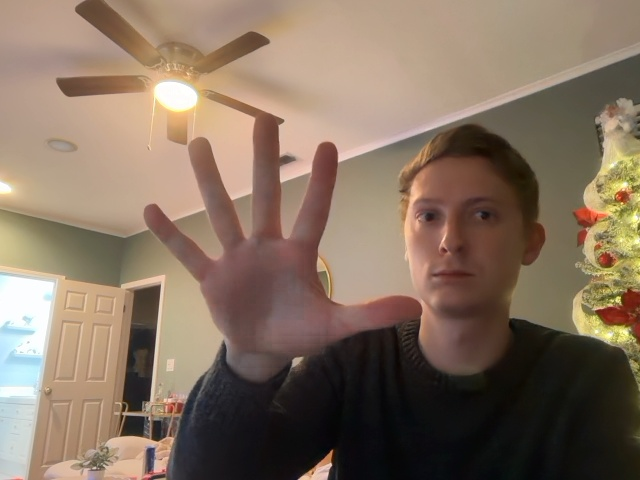
#> input picture ENGR6045ProjectAdapted/temp_frame.jpg, 640 x 480 px; its folder holds only this picture in this run
$ python -i hand_edge_enhancer.py   (imports and definitions only)   (older library calls are emulated)
#> lines starting #> are read from the running program, lines starting #| are printed output that depends on the picture
#> further down, picture is the input picture: shape (480, 640, 3); mean B, G, R 96.3, 113.4, 133
import cv2
import numpy as np
from pathlib import Path
from typing import Tuple, Optional, List
from datetime import datetime
import json


class HandEdgeEnhancer:
    """
    Enhances edges in hand images to improve feature detection for CNNs.
    Adds emphasized contours while preserving original hand structure.
    """

    def __init__(
            self,
            enhancement_method: str = "canny_overlay",
            # "canny_overlay", "gradient_overlay", "laplacian_overlay", "morphological_edges"
            edge_thickness: int = 2,  # Thickness of enhanced edges
            edge_intensity: float = 1.0,  # Intensity multiplier for edges (0.5-2.0)
            canny_low_threshold: int = 50,  # Canny edge lower threshold
            canny_high_threshold: int = 150,  # Canny edge higher threshold
            gaussian_blur_kernel: int = 3,  # Pre-processing blur to reduce noise
            morphology_kernel_size: int = 3,  # For morphological edge detection
            preserve_original: bool = True,  # Keep original pixels and add edges
            background_color: Tuple[int, int, int] = (0, 0, 0),  # Background color
            debug_mode: bool = True
    ):
        """
        Initialize edge enhancer.

        Args:
            enhancement_method: Method for edge enhancement
                - "canny_overlay": Canny edges overlaid on original (recommended)
                - "gradient_overlay": Sobel gradient edges overlaid
                - "laplacian_overlay": Laplacian edges overlaid
                - "morphological_edges": Morphological gradient edges
            edge_thickness: Thickness of enhanced edge lines
            edge_intensity: How bright/prominent edges should be
            canny_low_threshold: Lower threshold for Canny edge detection
            canny_high_threshold: Upper threshold for Canny edge detection
            gaussian_blur_kernel: Blur kernel size for noise reduction
            morphology_kernel_size: Kernel size for morphological operations
            preserve_original: If True, adds edges to original; if False, edges only
            background_color: Background color for non-hand areas
            debug_mode: Print detailed processing info
        """
        self.enhancement_method = enhancement_method
        self.edge_thickness = edge_thickness
        self.edge_intensity = edge_intensity
        self.canny_low_threshold = canny_low_threshold
        self.canny_high_threshold = canny_high_threshold
        self.gaussian_blur_kernel = gaussian_blur_kernel
        self.morphology_kernel_size = morphology_kernel_size
        self.preserve_original = preserve_original
        self.background_color = background_color
        self.debug_mode = debug_mode

        # Validate parameters
        self.edge_intensity = max(0.1, min(3.0, self.edge_intensity))
        if self.gaussian_blur_kernel % 2 == 0:
            self.gaussian_blur_kernel += 1  # Must be odd
        if self.morphology_kernel_size % 2 == 0:
            self.morphology_kernel_size += 1  # Must be odd

        # Statistics
        self.stats = {
            'processed': 0,
            'successful': 0,
            'no_edges_found': 0,
            'avg_edge_pixels': [],
            'edge_coverage_percent': [],
            'errors': 0
        }

    def preprocess_image(self, image: np.ndarray) -> np.ndarray:
        """
        Preprocess image for edge detection.
        """
        # Convert to grayscale if needed
        if len(image.shape) == 3:
            gray = cv2.cvtColor(image, cv2.COLOR_BGR2GRAY)
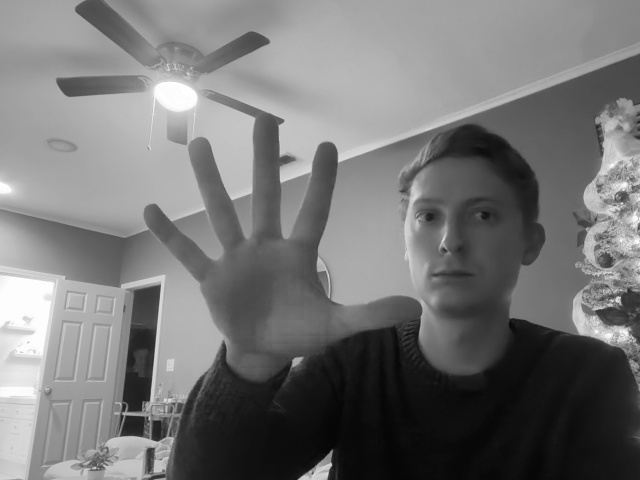
#> gray: shape (480, 640); min 1, max 255, mean 117.3
        else:
            gray = image

        # Apply Gaussian blur to reduce noise
        if self.gaussian_blur_kernel > 1:
            blurred = cv2.GaussianBlur(gray, (self.gaussian_blur_kernel, self.gaussian_blur_kernel), 0)
        else:
            blurred = gray

        return blurred

    def detect_canny_edges(self, preprocessed: np.ndarray) -> np.ndarray:
        """
        Detect edges using Canny edge detection.
        Most popular and reliable method.
        """
        edges = cv2.Canny(
            preprocessed,
            self.canny_low_threshold,
            self.canny_high_threshold
        )
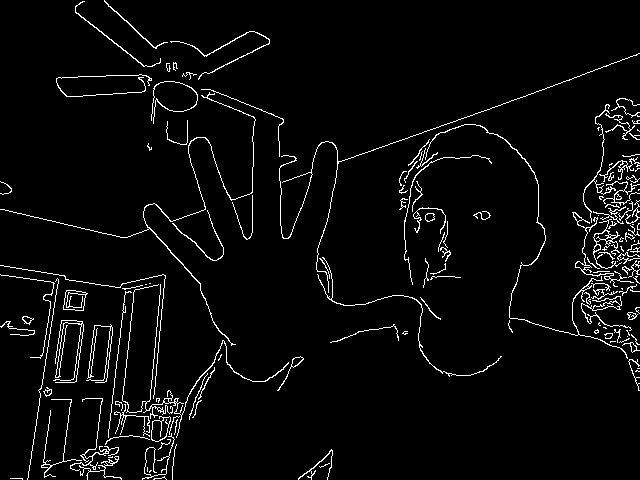
#> edges: shape (480, 640); 3.9% white in thin lines or dots

        if self.debug_mode:
            edge_count = np.count_nonzero(edges)
#> edge_count = 12018
            print(f"  → Canny edges detected: {edge_count:,} pixels")
#|   → Canny edges detected: 12,018 pixels

        return edges

    # [67 lines left out: functions detect_gradient_edges, detect_laplacian_edges, detect_morphological_edges, not called in this run]

    def get_edges(self, image: np.ndarray) -> np.ndarray:
        """
        Get edges using specified method.
        """
        # Preprocess image
        preprocessed = self.preprocess_image(image)

        # Detect edges based on method
        if self.enhancement_method == "canny_overlay":
            edges = self.detect_canny_edges(preprocessed)
        elif self.enhancement_method == "gradient_overlay":
            edges = self.detect_gradient_edges(preprocessed)
        elif self.enhancement_method == "laplacian_overlay":
            edges = self.detect_laplacian_edges(preprocessed)
        elif self.enhancement_method == "morphological_edges":
            edges = self.detect_morphological_edges(preprocessed)
        else:
            # Default to Canny
            edges = self.detect_canny_edges(preprocessed)

        return edges

    # [245 lines left out: functions thicken_edges, apply_edge_intensity, overlay_edges_on_image, process_image, process_directory, print_summary and 1 more, not called in this run]


# ============================================================================
# USAGE EXAMPLE
# ============================================================================

# [86 lines not run here, left out]

>>> import cv2
>>> picture = cv2.imread('../../../temp_frame.jpg')
>>> result = HandEdgeEnhancer().get_edges(picture)
